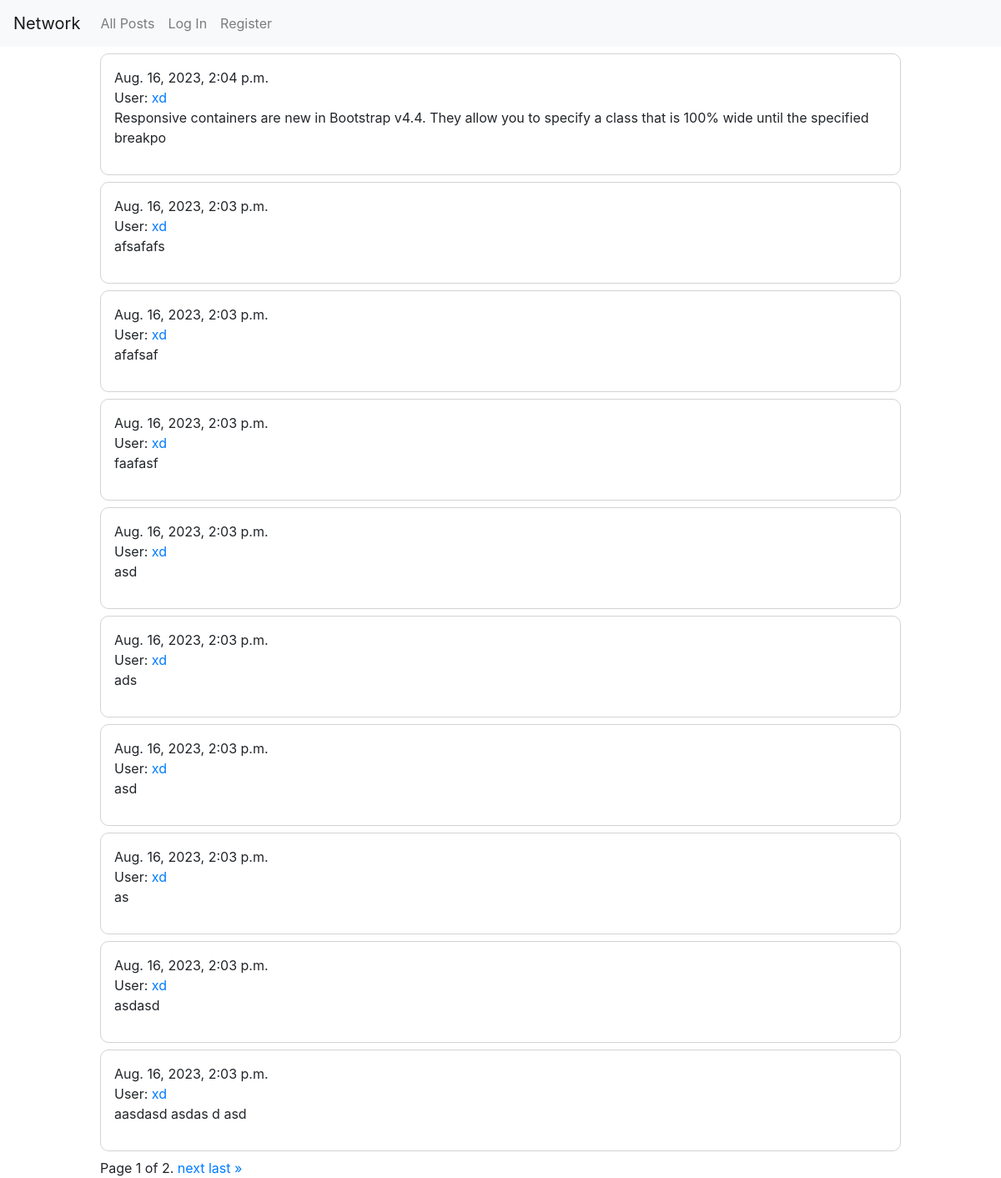
The app's page /, older data.
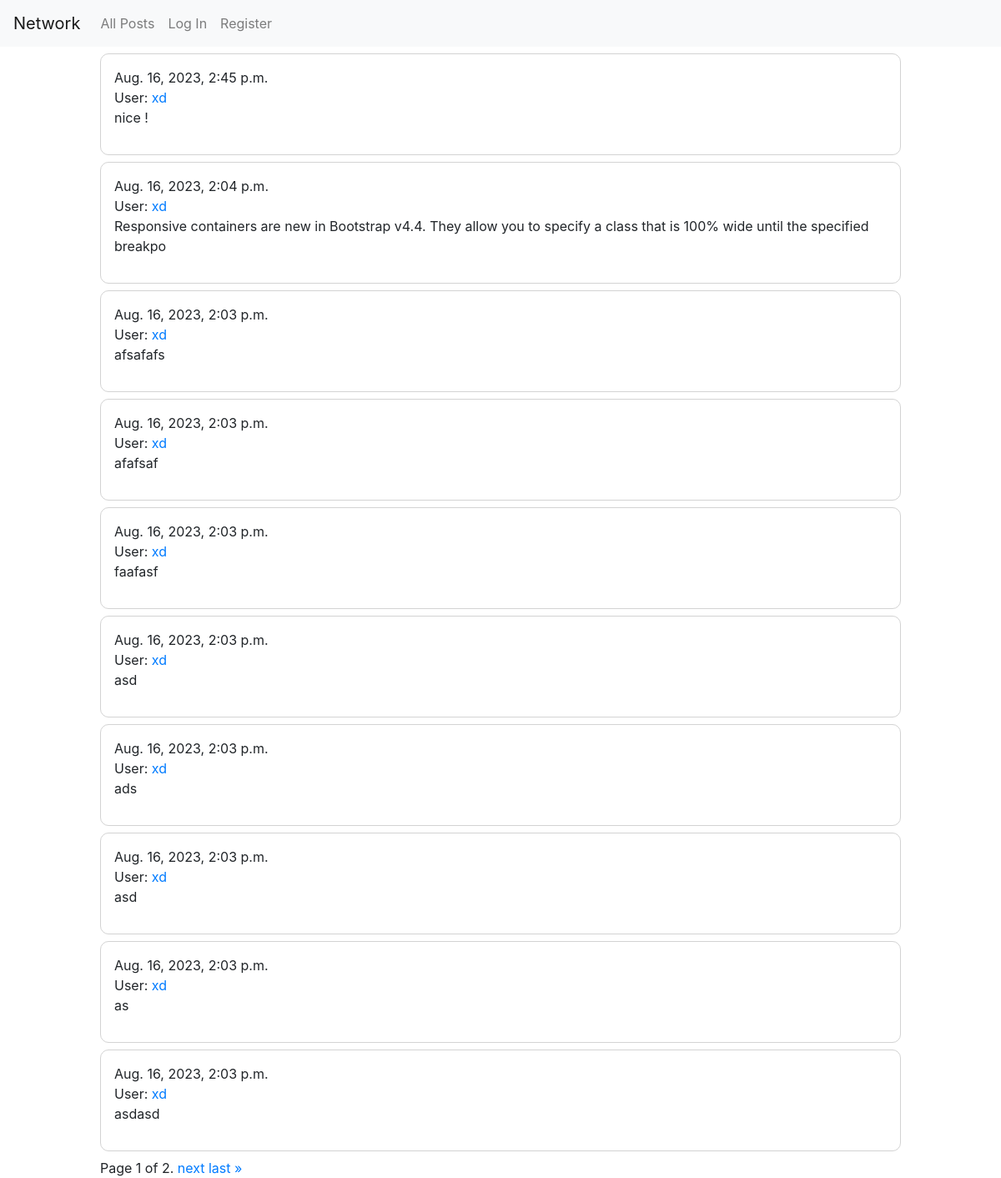
The same page, newer data.
### network/models.py (models this page shows)
class Post(models.Model):
    user = models.ForeignKey(User,on_delete=models.CASCADE)
    post = models.TextField(max_length=256)
    timestamp = models.DateTimeField(auto_now_add=True)

class User(AbstractUser):
    followers = models.ManyToManyField('self', symmetrical=False, related_name='following', default=0)

### network/views.py (the view, shortened to what this page needs)
# urls.py: path("", views.index, name="index"),
def index(request):
    current_user = request.user
    posts_list, page_obj = pagination(request, current_user,Post.objects.all().order_by('-timestamp'))
    return render(request, "network/index.html",{
        'form': CreateNewPostForm(),
        'posts_list':posts_list,
        'page_obj': page_obj,
        })

### network/views.py (called while the page is built)
def pagination(request, current_user,posts_list):
    for post in posts_list:
        post.likes_count = Likes.objects.filter(post=post).count() # assign ammount of likes to post.likes_count variable
        like_btn = "Like"  # Default value of like/not like button
        if current_user.is_authenticated:
            try:
                like = Likes.objects.get(post=post, user=current_user)
                like_btn = "Unlike" # If he likes.. then he can "Unlike" the post
            except Likes.DoesNotExist:
                pass # If he doesn't like then button stays on "Like"
        post.like_btn = like_btn    # assign the value of button like/unlike
    paginator = Paginator(posts_list, 10)
    page_number = request.GET.get('page')
    page_obj = paginator.get_page(page_number)
    return posts_list,page_obj

### network/templates/network/index.html (shortened to what this page needs)
{% extends "network/layout.html" %}
{% block body %}
    {% if posts_list %}
        {% for post in page_obj %}
        <div id="post_content">
            {{post.timestamp}}
<br>
            User: <a href="{% url 'profile_view' post.user.id %}">{{post.user}}</a>
            <br>
            <div id="post_container">
                <p id="post" >{{post.post}} </p>
            </div>
        </div>
        {% endfor %}
        <div class="pagination">
            <span class="step-links">
                <span class="current">
                    Page {{ page_obj.number }} of {{ page_obj.paginator.num_pages }}.
                </span>
                {% if page_obj.has_next %}
                    <a href="?page={{ page_obj.next_page_number }}">next</a>
                    <a href="?page={{ page_obj.paginator.num_pages }}">last &raquo;</a>
                {% endif %}
            </span>
        </div>
    {% endif %}
{% endblock %}

Row changes from the older to the newer data that the page shows:
no longer on this page (row unchanged): Post: timestamp "Aug. 16, 2023, 2:03 p.m.", user "xd", post "aasdasd asdas d asd"
added Post: timestamp "Aug. 16, 2023, 2:45 p.m.", user "xd", post "nice !"
